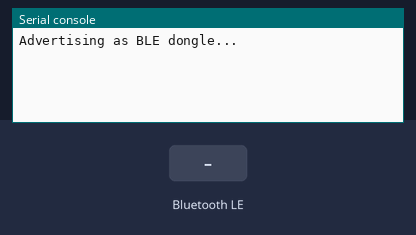
A program run on a simulated CircuitPython board. On the bench: the last lines printed to the serial console. The inputs (shaded band) are chosen by the test bench. Nothing arrives over Bluetooth unless stated; USB keyboard and mouse output is not drawn.

Above: at 1.2 s.
1.3 s: "UP" written over Bluetooth (the phone connects first, if it has not yet)
At 1.8 s:
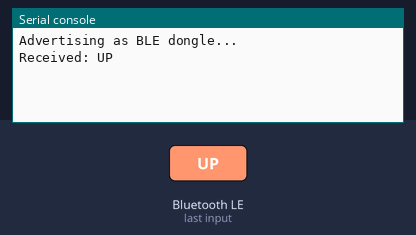
2.8 s: "RELEASE_UP" written over Bluetooth (the phone connects first, if it has not yet)
At 3.2 s:
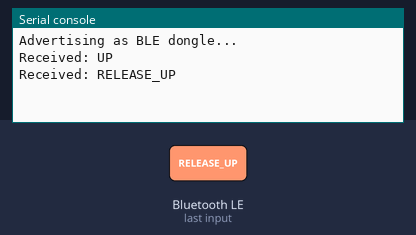
4.3 s: "DOWN" written over Bluetooth (the phone connects first, if it has not yet)
At 5.4 s:
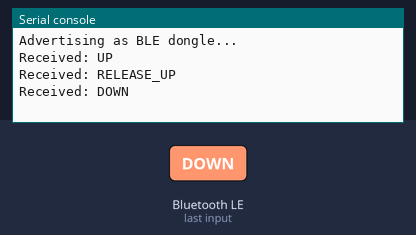
5.8 s: "RELEASE_DOWN" written over Bluetooth (the phone connects first, if it has not yet)
At 6.4 s:
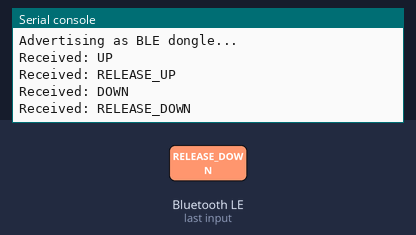
7.3 s: "1" written over Bluetooth (the phone connects first, if it has not yet)
At 7.8 s:
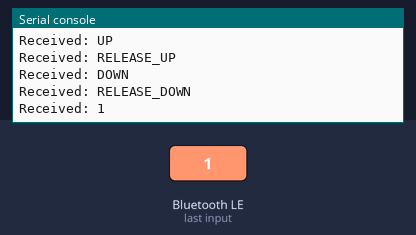
8.8 s: "on" written over Bluetooth (the phone connects first, if it has not yet)
At 10.1 s:
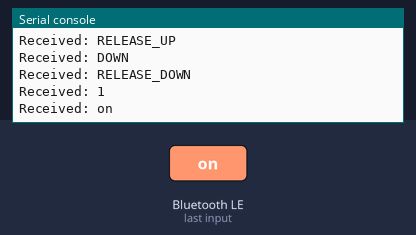

The program:

dongle.py
```python
# dongle.py
import time
import usb_hid
from adafruit_ble import BLERadio
from adafruit_ble.advertising.standard import ProvideServicesAdvertisement
from adafruit_ble.services.nordic import UARTService
from adafruit_hid.keyboard import Keyboard
from adafruit_hid.keycode import Keycode

ble = BLERadio()
uart = UARTService()
advertisement = ProvideServicesAdvertisement(uart)

kbd = Keyboard(usb_hid.devices)

ble.start_advertising(advertisement)
print("Advertising as BLE dongle...")

while True:
    if not ble.connected:
        continue

    while ble.connected:
        if uart.in_waiting:
            command = uart.readline().decode("utf-8").strip()
            print(f"Received: {command}")

            if command == "UP":
                kbd.press(Keycode.UP_ARROW)
            elif command == "RELEASE_UP":
                kbd.release(Keycode.UP_ARROW)
            elif command == "DOWN":
                kbd.press(Keycode.DOWN_ARROW)
            elif command == "RELEASE_DOWN":
                kbd.release(Keycode.DOWN_ARROW)
        time.sleep(0.01)
```

Measured:
- after the input at 1.3 s, the serial console: prints a new line at once (image 1)
- after the input at 2.8 s, the serial console: prints a new line at once (image 2)
- after the input at 4.3 s, the serial console: prints a new line at once (image 3)
- after the input at 5.8 s, the serial console: prints a new line at once (image 4)
- after the input at 7.3 s, the serial console: prints a new line at once (image 5)
- after the input at 8.8 s, the serial console: prints a new line at once (image 6)
